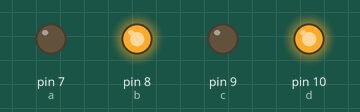
Recording of a sketch running on a simulated Arduino Uno, built with avr-gcc and run on an emulated ATmega328P. Parts: output pins drawn as LEDs (lit = HIGH).

Above: at 0.2 s.
At 2.2 s:
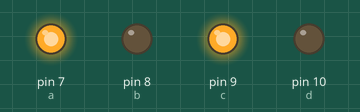
At 4.7 s:
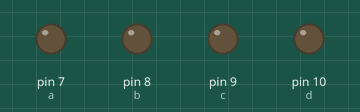
Timing chart, 0 to 5.2 s (numbered marks = the images above):
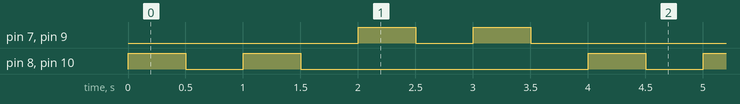

The sketch:

for.ino
```cpp
 int a=7,b=8,c=9,d=10;
void setup() {
   pinMode(a, OUTPUT);
   pinMode(b, OUTPUT);
   pinMode(c, OUTPUT);
   pinMode(d, OUTPUT);
}

void loop() {
  for(int i=1; i<=2; i++){
   digitalWrite(b, HIGH);
   digitalWrite(d, HIGH);
   delay(500);
   digitalWrite(b, LOW);
   digitalWrite(d, LOW);
   delay(500);
  }
  for(int i=1; i<=2; i++){
   digitalWrite(a, HIGH);
   digitalWrite(c, HIGH);
   delay(500);
   digitalWrite(a, LOW);
   digitalWrite(c, LOW);
   delay(500);
  }
}
```

Measured:
- by itself, pin 7 (a), pin 8 (b), pin 9 (c), pin 10 (d): repeats every 4.0 s: LOW 0.50 s, HIGH 0.50 s, LOW 2.5 s, HIGH 0.50 s
- by itself, everything shown: repeats every 4.0 s, in 8 steps
